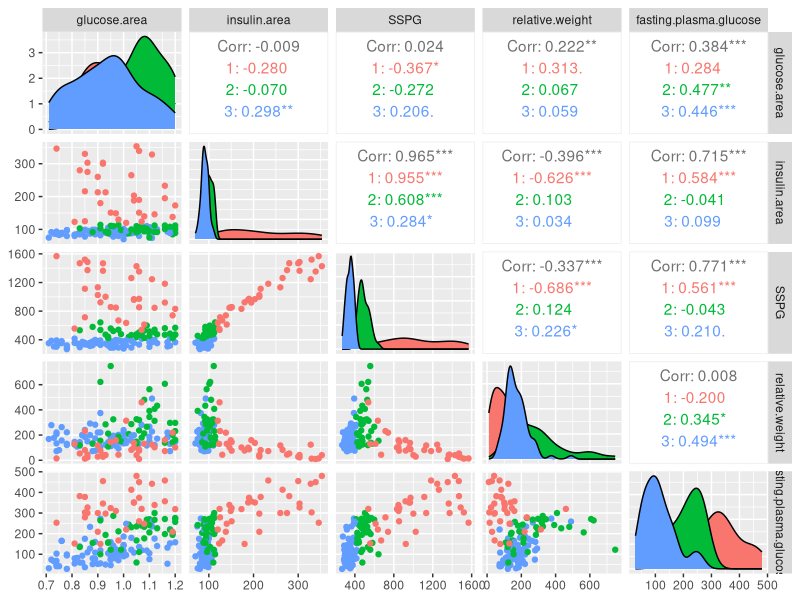

Generate this figure with R:
############################################### 
# PROBLEM 2 HOMEWORK 3
##############################################

rm(list = ls())
library(MASS)
# reading data from a file
data = read.table("problem2data.txt")
dim(data)

# considering the columns 5 to 10 in data and ignoring first 4 columns.
data = data[5:10]

names(data) = c("glucose.area", "insulin.area", "SSPG", "relative.weight", "fasting.plasma.glucose", "target")
data$target =as.factor(as.character(data$target))

# checking if data has NA values
sum(is.na(data))

# importing library ggplot2 and GGally
library(ggplot2)
library(GGally)

#a) plotting scatterplots 

ggpairs(data, columns = 1:5, ggplot2::aes(colour=target))

set.seed(1234)

# creating train and test data
train = sample(1:nrow(data), 0.7*nrow(data))

trainData = data[train,]

testData = data[-train,]

# least squares
get_LeastSquares = function(values, Pvalues){
  sum = 0
  for(i in 1:length(values)){
    sum = sum + ((values[i] -Pvalues[i])^2)
  }
  return(sum)
}

#b)
# LDA Model
ldaModel = lda(target~., trainData)
ldaPred = predict(ldaModel, testData[,1:5])$class
ldaError = get_LeastSquares(as.numeric(as.character(testData$target)), as.numeric(as.character(ldaPred)))


# QDA Model
qdaModel = qda(target~., trainData)
qdaPred = predict(qdaModel, testData[,1:5])$class
qdaError = get_LeastSquares(as.numeric(as.character(testData$target)), as.numeric(as.character(qdaPred)))

# checking error to know the performance of LDA and QDA model
ldaError

qdaError

# c)
pData = data.frame(0.98, 122, 544, 186, 184)

names(pData) = names(trainData)[1:5]
#Prediction with LDA Model
predict(ldaModel, pData)$class

#Prediction with QDA Model.
predict(qdaModel, pData)$class

































 












 
































































